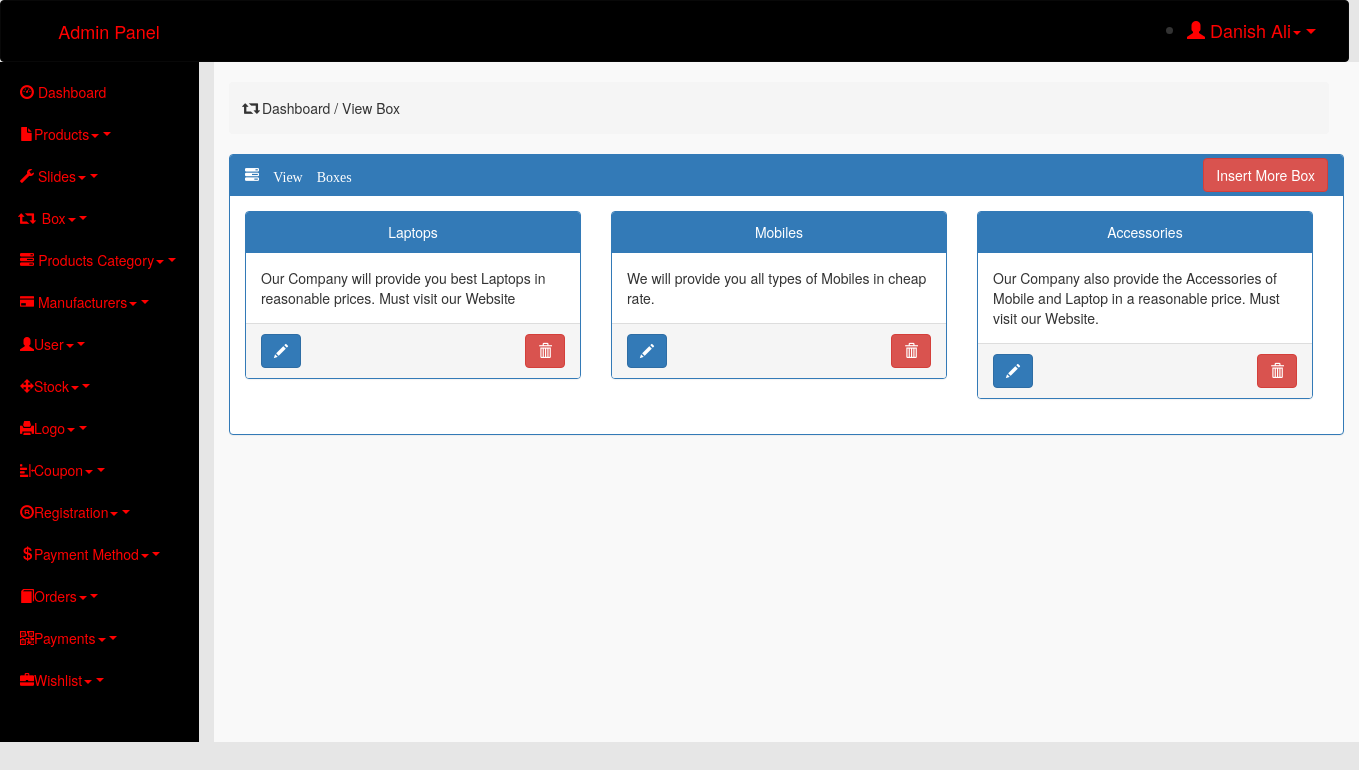
The page /admin/index.php?view_box (signed in) on the database its author committed.
### tables this page shows
CREATE TABLE `insert_box` (
  `id` int(11) NOT NULL,
  `title` varchar(60) NOT NULL,
  `description` varchar(200) NOT NULL,
  `date/time` datetime NOT NULL DEFAULT current_timestamp()
);

### admin/view_box.php (the view, shortened to what this page needs)
<?php
    require_once('connection.php');
?>
<div class="row">
    <div class="col-md-12">
        <br>
        <div class="breadcrumb">
            <h5><span class="glyphicon glyphicon-retweet"></span> Dashboard / View Box</h5>
        </div>
    </div>
</div>
<div class="panel panel-primary">
    <div class="panel-heading">
        <span class="glyphicon glyphicon-tasks"> View Boxes</span>
        <span style="float: right; margin-top: -7px"><a href="index.php?insert_box" class="btn btn-danger">Insert More Box</a></span>
    </div>
    <div class="panel-body">
        <div class="row">
            <?php
                $sql = "SELECT * FROM insert_box";
                $result = $conn->query($sql);
                while ($row = $result->fetch_assoc()) {
            ?>
            <div class="col-md-4">
                <div class="panel panel-primary">
                    <div class="panel-heading text-center"><?php echo $row['title'] ?></div>
                    <div class="panel-body"><?php echo $row['description'] ?></div>
                    <div class="panel-footer">
                        <a href="index.php?edit_box_id=<?php echo $row['id'] ?>" class="btn btn-primary"><span class="glyphicon glyphicon-pencil"></span></a>
                        <a href="index.php?delete_box_id=<?php echo $row['id'] ?>" style="float: right;" class="btn btn-danger"><span class="glyphicon glyphicon-trash"></span></a>
                    </div>
                </div>
            </div>
            <?php
                }
            ?>
        </div>
    </div>
</div>

### admin/index.php (style rules this page uses)
* { margin: 0px; padding: 0px; }
body { background-color: #E6E6E6; }
.row { margin-right: 0px; }

### rows shown on the page
insert_box: title "Laptops", description "Our Company will provide you best Laptops in reasonable prices. Must visit our Website"
insert_box: title "Mobiles", description "We will provide you all types of Mobiles in cheap rate."
insert_box: title "Accessories", description "Our Company also provide the Accessories of Mobile and Laptop in a reasonable price. Must visit our Website."

### other values the page prints
$name "Danish Ali"
